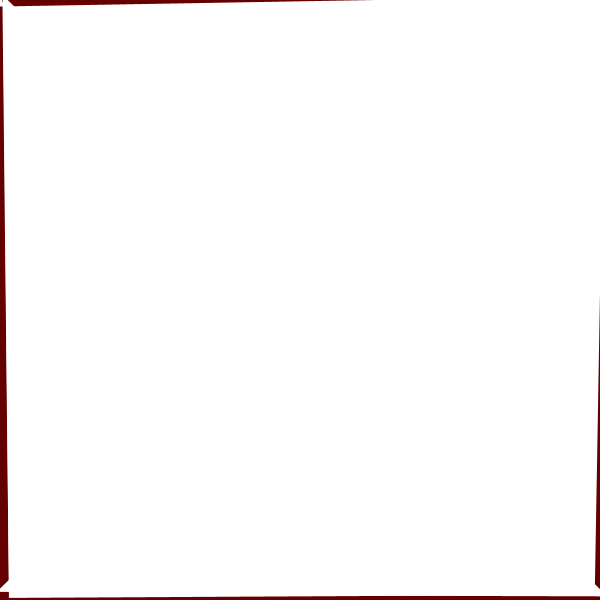
Frame 1 (no input)
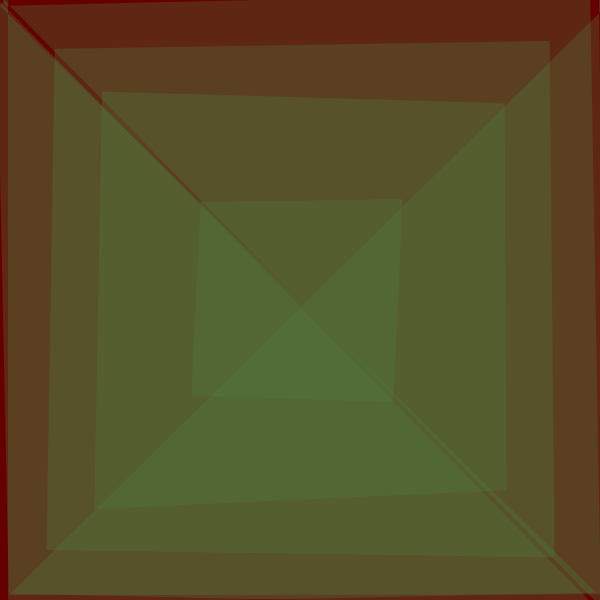
Frame 60 (the mouse pressed at the canvas centre just before this capture)
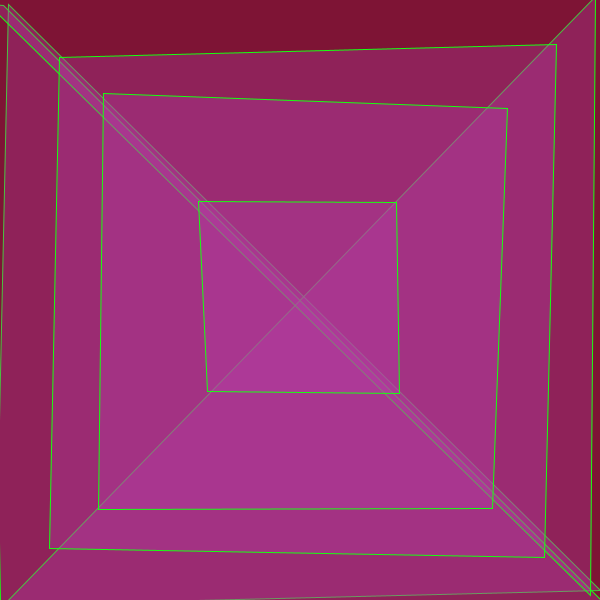
Frame 120 (the mouse held since frame 60 and released just before this capture)

The Processing sketch that drew these frames (run headless with seeded random() and noise(); from frame 60 on, the mouse is pressed at the canvas centre):

// Processing sketch: kunstwerk_followup
// ── kunstwerk_followup.pde
//Parameter für Variabeln:
int w=10;
int backgroundcolor=color(100,0,0);

//Grundeinstellungen für Programm:
void setup () {
  size (600,600);
  background(backgroundcolor);
  noStroke();            //keine Ränder
  color(0,0,100);
  frameRate(15);
  }
  
  
//Form, Grösse, Farbe und Anordnung von übereinanderliegenden Vier- und Dreiecken
//mit variabeln Positionen der Ecken:

void draw () {                        //wiederholend
  background(backgroundcolor); 
 
//Form, Farbe, Grösse und Anordnung der Vier- und Dreiecke mit variablen Postitionen der Eckpunkte:
  beginShape();
  vertex(0+random(-w,w),0+random(-w,w));
  vertex(0+random(-w,w),600+random(-w,w));
  vertex(600+random(-w,w),600+random(-w,w));
  endShape(CLOSE); 
 
 beginShape();
  vertex(600+random(-w,w),0+random(-w,w));
  vertex(0+random(-w,w),600+random(-w,w));
  vertex(600+random(-w,w),600+random(-w,w));
  vertex(600+random(-w,w),0+random(-w,w));
  endShape(CLOSE); 
  
  beginShape();
  vertex(0+random(-w,w),0+random(-w,w));
  vertex(0+random(-w,w),600+random(-w,w));
  vertex(600+random(-w,w),600+random(-w,w));
  vertex(0+random(-w,w),0+random(-w,w));
  endShape(CLOSE);
  
  
beginShape();
  vertex(0+random(-w,w),0+random(-w,w));
  vertex(0+random(-w,w),0+random(-w,w));
  vertex(600+random(-w,w),600+random(-w,w));
  vertex(600+random(-w,w),0+random(-w,w));
  endShape(CLOSE);
  
  beginShape();
  vertex(50+random(-w,w),50+random(-w,w));
  vertex(50+random(-w,w),550+random(-w,w));
  vertex(550+random(-w,w),550+random(-w,w));
  vertex(550+random(-w,w),50+random(-w,w));
  endShape(CLOSE);
 
  beginShape();
  vertex(100+random(-w,w),100+random(-w,w));
  vertex(100+random(-w,w),500+random(-w,w));
  vertex(500+random(-w,w),500+random(-w,w));
  vertex(500+random(-w,w),100+random(-w,w));
  endShape(CLOSE);
 
beginShape();
  vertex(200+random(-w,w),200+random(-w,w));
  vertex(200+random(-w,w),400+random(-w,w));
  vertex(400+random(-w,w),400+random(-w,w));
  vertex(400+random(-w,w),200+random(-w,w));
  endShape(CLOSE);

//Farbe der Vier- und Dreiecke:
 fill(random(255), random(255), random(255), 80);
}

//bei Mausklick nachzeichnung der Konturen. bei weiterem Mausklick ändert sich die Farbe der Konturen
void mousePressed(){
  stroke(random(300), random(300), random(300), 300);
}
